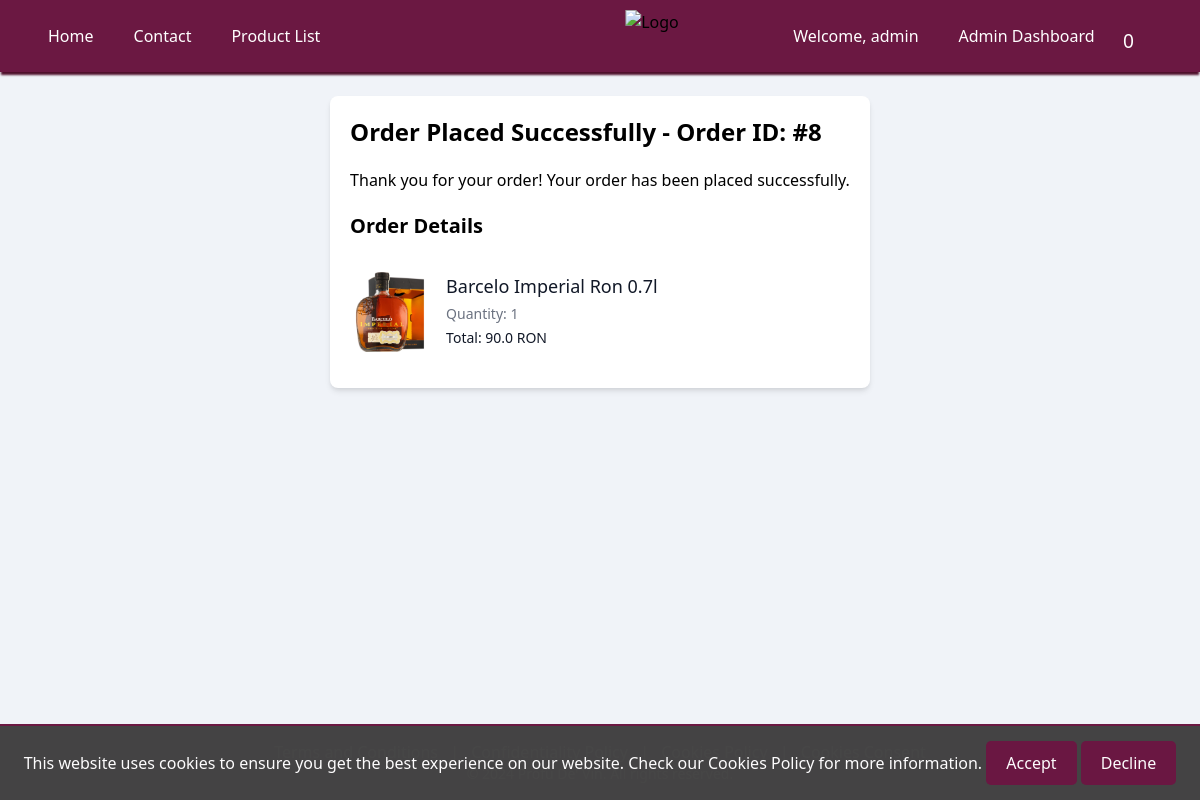
Before: /order_success/ (signed in) with the older database file.
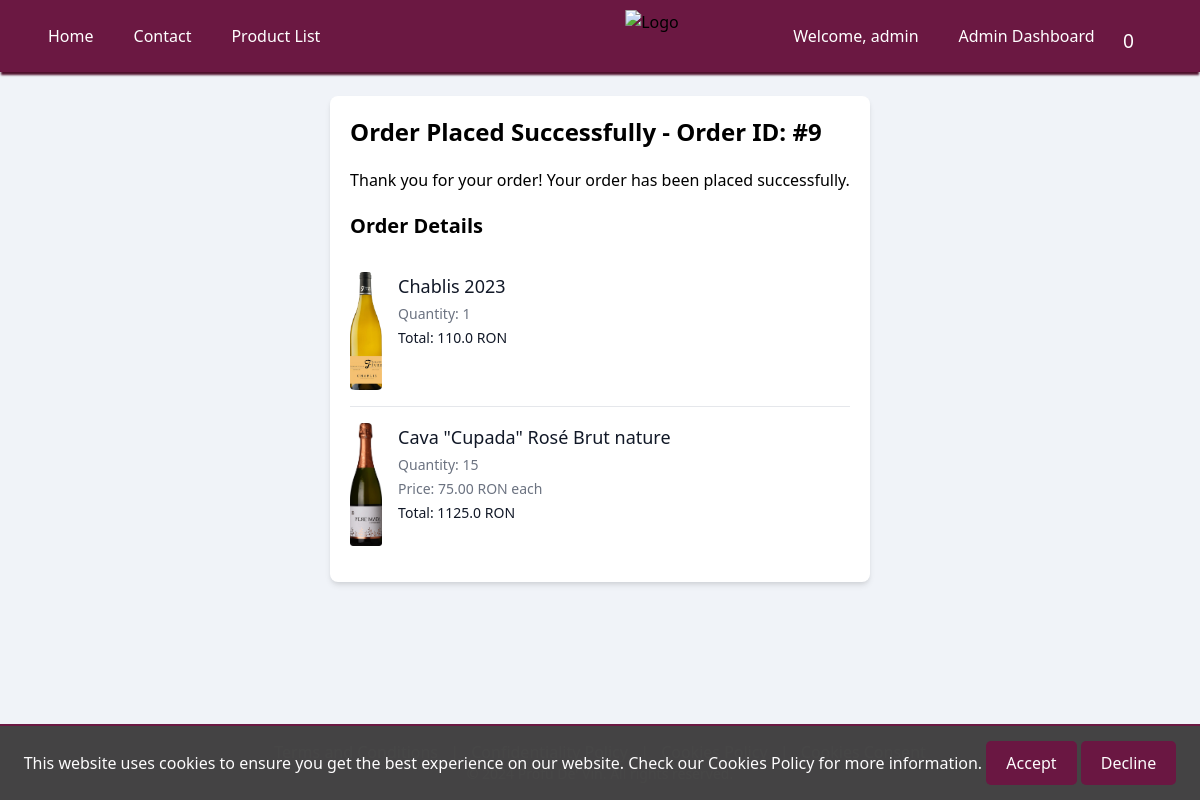
After: the same page with the newer database file.
### my_app/models.py (models this page shows, shortened)
class Order(models.Model):
    user = models.ForeignKey(User, on_delete=models.CASCADE)
    created_at = models.DateTimeField(default=timezone.now)
    first_name = models.CharField(max_length=30,default='')
    last_name = models.CharField(max_length=30,default='')
    email = models.EmailField(max_length=254, default='')
    phone_number = models.CharField(max_length=15, default='')
    address = models.CharField(max_length=255 , null=True)
    city = models.CharField(max_length=100, null=True)
    county = models.CharField(max_length=100, default='')
    postal_code = models.CharField(max_length=6, null=True)
    total_price = models.DecimalField(max_digits=10, decimal_places=2)
    status = models.CharField(max_length=20, default='Pending')
    wines = models.ManyToManyField(Wines, through='OrderItem', related_name='orders')
    spirits = models.ManyToManyField(Spirits, through='OrderItem', related_name='orders')

class OrderItem(models.Model):
    order = models.ForeignKey(Order, related_name='items', on_delete=models.CASCADE)
    wine = models.ForeignKey(Wines, null=True, blank=True, on_delete=models.CASCADE)
    spirit = models.ForeignKey(Spirits, null=True, blank=True, on_delete=models.CASCADE)
    quantity = models.PositiveIntegerField()
    price = models.DecimalField(max_digits=6, decimal_places=2)
    name = models.CharField(max_length=100, null=True, blank=True)
    type = models.CharField(max_length=100, null=True, blank=True)
    year = models.IntegerField(null=True, blank=True)
    grapes = models.CharField(max_length=100, null=True, blank=True)
    country = models.CharField(max_length=100, null=True, blank=True)
    region = models.CharField(max_length=100, null=True, blank=True)
    alcohol_level = models.IntegerField(null=True, blank=True)
    style = models.CharField(max_length=100, null=True, blank=True)

class Spirits(models.Model):
    Type = models.CharField(max_length=100, default = '')
    Name = models.CharField(max_length=100, default='')
    Style = models.CharField(max_length=100, null=True)
    AlcLvl = models.IntegerField(default=0)
    Price = models.DecimalField(max_digits=6, decimal_places=2, null=True)
    Qty = models.IntegerField(null=True)
    ID = models.AutoField(primary_key=True, editable=False)
    image = models.ImageField(upload_to='spirits/', null=True, blank=True)

class Wines(models.Model):
    Name = models.CharField(max_length=100)
    Type = models.CharField(max_length=100)
    Year = models.IntegerField(default=None, null=True)  # Changed to allow NULL or default value
    Grapes = models.CharField(max_length=100, null=True)  # Changed to allow NULL
    Country = models.CharField(max_length=100)
    Region = models.CharField(max_length=100, null=True)  # Changed to allow NULL
    Price = models.DecimalField(max_digits=6, decimal_places=2, null=True)
    Description = models.TextField()
    Qty = models.IntegerField(null=True)  # Kept as is, can be set to default if needed
    ID = models.AutoField(primary_key=True, editable=False)
    image = models.ImageField(upload_to='wines/', null=True, blank=True)

### my_app/views.py (the view)
# urls.py: path('order_success/', views.order_success, name='order_success'),
@login_required
def order_success(request):
    order = Order.objects.filter(user=request.user).latest('created_at')
    return render(request, 'my_app/order_succes.html', {'order': order})

### my_app/context_processors.py (called while the page is built)
def cart_item_count(request):
    if request.user.is_authenticated:
        cart_items = CartItem.objects.filter(cart__user=request.user)
        return {'cart_item_count': cart_items.count()}
    return {'cart_item_count': 0}

### my_app/templatetags/custom_filters.py (called while the page is built)
@register.filter
def multiply(value, arg):
    try:
        return float(value) * float(arg)
    except (ValueError, TypeError):
        return ''

### templates/my_app/order_succes.html (shortened to what this page needs)
<!DOCTYPE html>
<html lang="en">
<head>
    {% load static %}
    <link href="https://cdn.jsdelivr.net/npm/tailwindcss@2.2.19/dist/tailwind.min.css" rel="stylesheet">
    <link rel="stylesheet" href="{% static 'css/order_succes.css' %}">
</head>
<body>
    {% include 'my_app/header.html' %}
    {% load custom_filters %}
    <main>
    <div class="flex items-center justify-center" style="margin-top: 6rem">
        <div class="custom-container p-5 bg-white shadow-md rounded-lg">
            <h1 class="text-2xl font-bold mb-5">Order Placed Successfully - Order ID: #{{ order.id }} </h1>
            <p class="mb-5">Thank you for your order! Your order has been placed successfully.</p>
            <h2 class="text-xl font-semibold mb-4">Order Details</h2>
            <ul class="divide-y divide-gray-200">
                {% for item in order.items.all %}
                    <li class="py-4 flex">
                        <div class="flex-shrink-0">
                            {% if item.wine and item.wine.image %}
                                <img src="{{ item.wine.image.url }}" alt="{{ item.wine.Name }}" style="max-width: 2rem;">
                            {% elif item.spirit and item.spirit.image %}
                                <img src="{{ item.spirit.image.url }}" alt="{{ item.spirit.Name }}" class="h-20 w-20 rounded-md">
                            {% endif %}
                        </div>
                        <div class="ml-4 flex-1 flex flex-col justify-between">
                            <div>
                                <h3 class="text-lg font-medium text-gray-900">
                                    {% if item.wine %}
                                        {{ item.wine.Name }}
                                    {% else %}
                                        {{ item.spirit.Name }}
                                    {% endif %}
                                </h3>
                                <p class="mt-1 text-sm text-gray-500">Quantity: {{ item.quantity }}</p>
                                {% if item.quantity > 1 %}
                                    <p class="mt-1 text-sm text-gray-500">Price: {{ item.price|floatformat:2 }} RON each</p>
                                {% endif %}
                                <div class="mt-1 text-sm font-medium text-gray-900">
                                    Total: {{ item.price|floatformat:2|multiply:item.quantity }} RON
                                </div>
                            </div>
                        </div>
                    </li>
                {% endfor %}
            </ul>
        </div>
    </div>
    </main>
    {% include 'my_app/footer.html' %}
</body>
</html>

Changed rows visible on the page:
no longer on this page (row unchanged): Order: id "8"
no longer on this page (row unchanged): OrderItem: spirit.image (picture), spirit.Name "Barcelo Imperial Ron 0.7l", quantity "1", price|multiply "90.0"
added Order: id "9"
added OrderItem: wine.image (picture), wine.Name "Chablis 2023", quantity "1", price|multiply "110.0"
added OrderItem: wine.image (picture), wine.Name "Cava \"Cupada\" Rosé Brut nature", quantity "15", price "75.00", price|multiply "1125.0"
